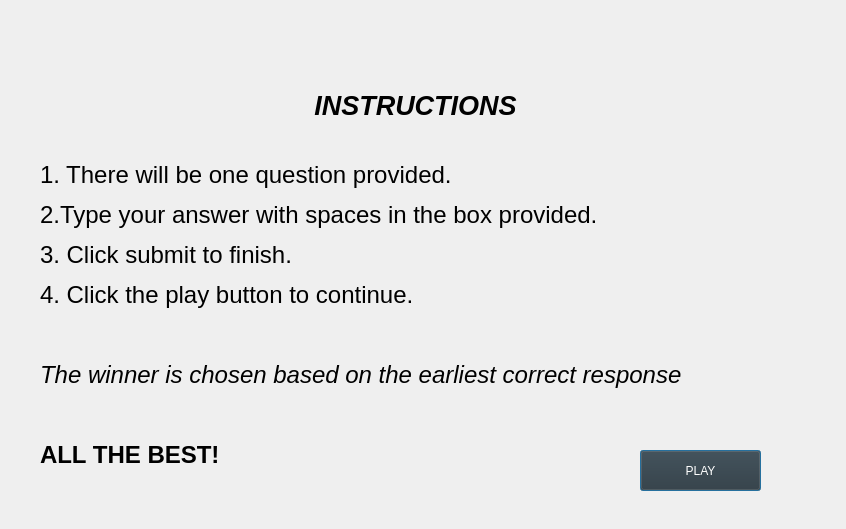
<?xml version="1.0" encoding="UTF-8"?>
<ui version="4.0">
 <class>page2</class>
 <widget class="QDialog" name="page2">
  <property name="geometry">
   <rect>
    <x>0</x>
    <y>0</y>
    <width>846</width>
    <height>529</height>
   </rect>
  </property>
  <property name="windowTitle">
   <string>instruction</string>
  </property>
  <widget class="QLabel" name="label">
   <property name="geometry">
    <rect>
     <x>-4</x>
     <y>-4</y>
     <width>851</width>
     <height>611</height>
    </rect>
   </property>
   <property name="styleSheet">
    <string notr="true">background-image: url(:/newPrefix/instruction.jpeg);</string>
   </property>
   <property name="text">
    <string/>
   </property>
  </widget>
  <widget class="QLabel" name="label_2">
   <property name="geometry">
    <rect>
     <x>310</x>
     <y>80</y>
     <width>211</width>
     <height>51</height>
    </rect>
   </property>
   <property name="text">
    <string>&lt;html&gt;&lt;head/&gt;&lt;body&gt;&lt;p align=&quot;center&quot;&gt;&lt;span style=&quot; font-size:20pt; font-weight:600; font-style:italic;&quot;&gt;INSTRUCTIONS&lt;/span&gt;&lt;/p&gt;&lt;/body&gt;&lt;/html&gt;</string>
   </property>
  </widget>
  <widget class="QLabel" name="label_3">
   <property name="geometry">
    <rect>
     <x>40</x>
     <y>140</y>
     <width>641</width>
     <height>351</height>
    </rect>
   </property>
   <property name="text">
    <string>&lt;html&gt;&lt;head/&gt;&lt;body&gt;&lt;p&gt;&lt;span style=&quot; font-size:18pt;&quot;&gt;1. There will be one question provided.&lt;/span&gt;&lt;/p&gt;&lt;p&gt;&lt;span style=&quot; font-size:18pt;&quot;&gt;2.Type your answer with spaces in the box provided.&lt;/span&gt;&lt;/p&gt;&lt;p&gt;&lt;span style=&quot; font-size:18pt;&quot;&gt;3. Click submit to finish.&lt;/span&gt;&lt;/p&gt;&lt;p&gt;&lt;span style=&quot; font-size:18pt;&quot;&gt;4. Click the play button to continue.&lt;/span&gt;&lt;/p&gt;&lt;p&gt;&lt;br/&gt;&lt;/p&gt;&lt;p&gt;&lt;span style=&quot; font-size:18pt; font-style:italic;&quot;&gt;The winner is chosen based on the earliest correct response.&lt;/span&gt;&lt;/p&gt;&lt;p&gt;&lt;br/&gt;&lt;/p&gt;&lt;p&gt;&lt;span style=&quot; font-size:18pt; font-weight:600;&quot;&gt;ALL THE BEST!&lt;/span&gt;&lt;/p&gt;&lt;/body&gt;&lt;/html&gt;</string>
   </property>
  </widget>
  <widget class="QPushButton" name="pushButton">
   <property name="geometry">
    <rect>
     <x>640</x>
     <y>450</y>
     <width>121</width>
     <height>41</height>
    </rect>
   </property>
   <property name="styleSheet">
    <string notr="true">background-color: rgb(46, 52, 54);
color: rgb(255, 255, 255);</string>
   </property>
   <property name="text">
    <string>PLAY</string>
   </property>
  </widget>
  <widget class="QLabel" name="label_4">
   <property name="geometry">
    <rect>
     <x>310</x>
     <y>60</y>
     <width>67</width>
     <height>17</height>
    </rect>
   </property>
   <property name="text">
    <string/>
   </property>
  </widget>
  <widget class="QLabel" name="label_5">
   <property name="geometry">
    <rect>
     <x>300</x>
     <y>40</y>
     <width>241</width>
     <height>31</height>
    </rect>
   </property>
   <property name="text">
    <string>&lt;html&gt;&lt;head/&gt;&lt;body&gt;&lt;p&gt;&lt;br/&gt;&lt;/p&gt;&lt;/body&gt;&lt;/html&gt;</string>
   </property>
  </widget>
 </widget>
 <resources>
  <include location="instruction.qrc"/>
 </resources>
 <connections/>
</ui>
